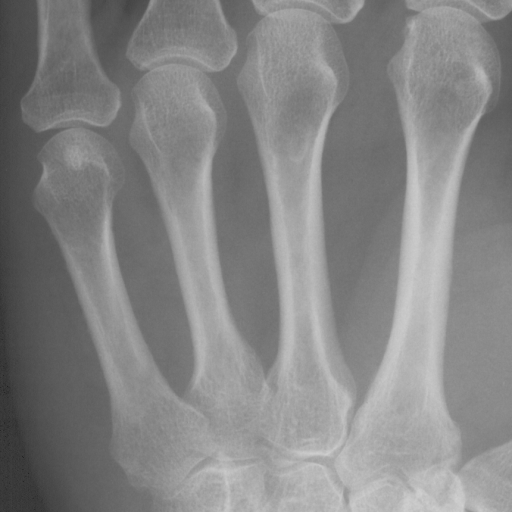
#> input picture Exercise1/data/metacarpals.png, 512 x 512 px, found by its file name
$ python Ex1.py
#> lines starting #> are read from the running program, lines starting #| are printed output that depends on the picture
import numpy as np
from skimage import color, io, measure, img_as_ubyte
from skimage.measure import profile_line
from skimage.transform import rescale, resize
import matplotlib.pyplot as plt
import pydicom as dicom

#---------------Exercise 2----------------#


# Directory containing data and images
in_dir = "Exercise1/data/"

# X-ray image
im_name = "metacarpals.png"

# Read the image.
# Here the directory and the image name is concatenated
# by "+" to give the full path to the image.
im_org = io.imread(in_dir + im_name)
#> im_org is the input picture: shape (512, 512); min 32, max 208, mean 132.8

print(im_org.shape)
#| (512, 512)

print(im_org.dtype)
#| uint8


# [25 lines of commented-out code are left out]

plt.hist(im_org.ravel(), bins=256)
plt.title('Image histogram')
io.show()
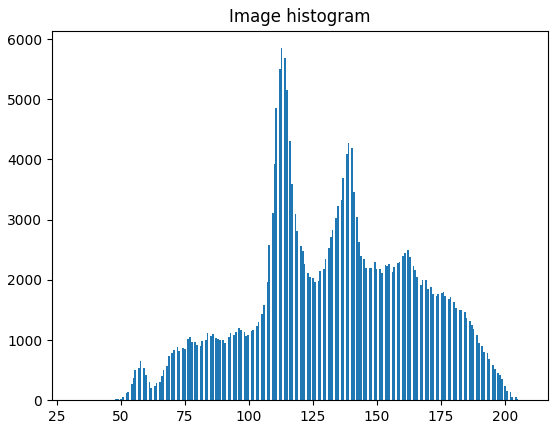
#> figure drawn by matplotlib, 1 panel; tallest bar 5848 high, from x = 112.4 to 113.1

# [20 lines of commented-out code are left out]

r = 100
c = 90
im_val = im_org[r, c]
#> im_val = 119
print(f"The pixel value at (r,c) = ({r}, {c}) is: {im_val}")
#| The pixel value at (r,c) = (100, 90) is: 119

# [22 lines of commented-out code are left out]

im_name2 = "ardeche.jpg"
im_col = io.imread(in_dir + im_name2)
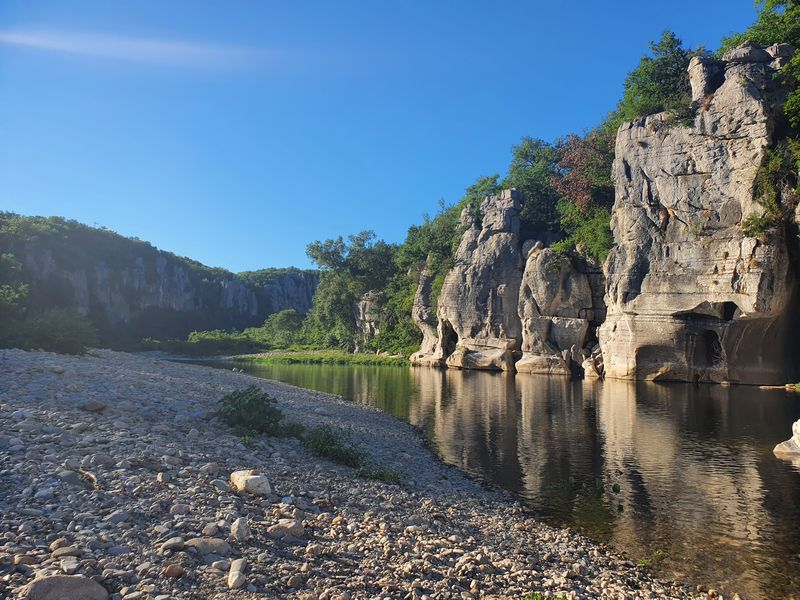
#> input picture Exercise1/data/ardeche.jpg, 800 x 600 px, found by its file name
#> im_col is the input picture: shape (600, 800, 3); mean R, G, B 94.1, 113.1, 129.5
io.imshow(im_col)
# io.show()
print(im_col.shape)
#| (600, 800, 3)

print(im_col.dtype)
#| uint8


#---------------Exercise 13----------------#
r = 110
c = 90
im_col[:300, :]  =[0, 255, 0]
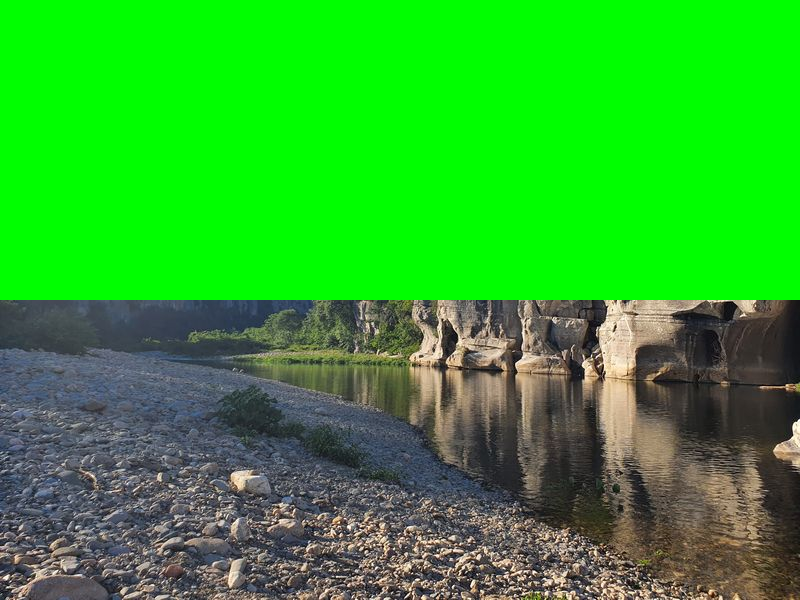
#> im_col: shape (600, 800, 3); mean R, G, B 45.9, 172.2, 42.6
# io.imshow(im_col)
# io.show()

#---------------Exercise 14----------------#
im_name3 = "Exercise1\photo.jpg"
im_me = io.imread(im_name3)
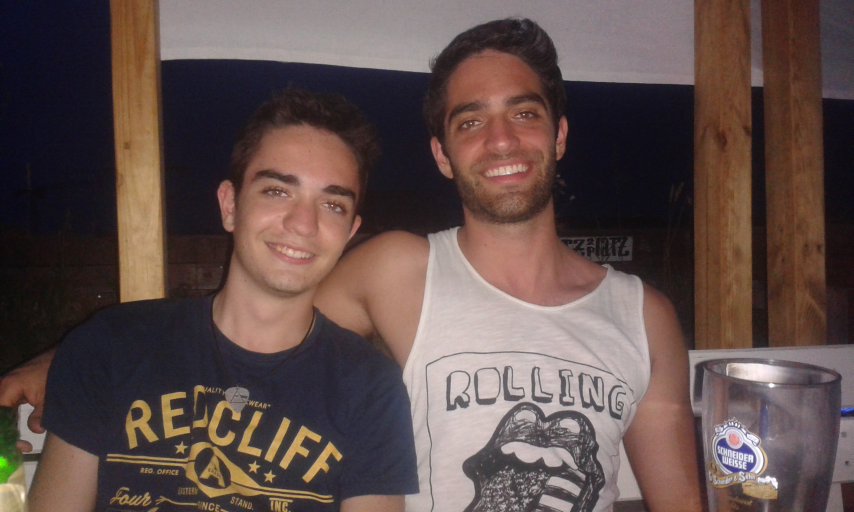
#> input picture Exercise1/photo.jpg, 2560 x 1536 px, found by its file name (shown at 1/3 size)
#> im_me is the input picture: shape (1536, 2560, 3); mean R, G, B 96.7, 78.5, 75.2
print("este es antes", im_me.shape)
#| este es antes (1536, 2560, 3)

# [23 lines of commented-out code are left out]

im_gray = color.rgb2gray(im_me)
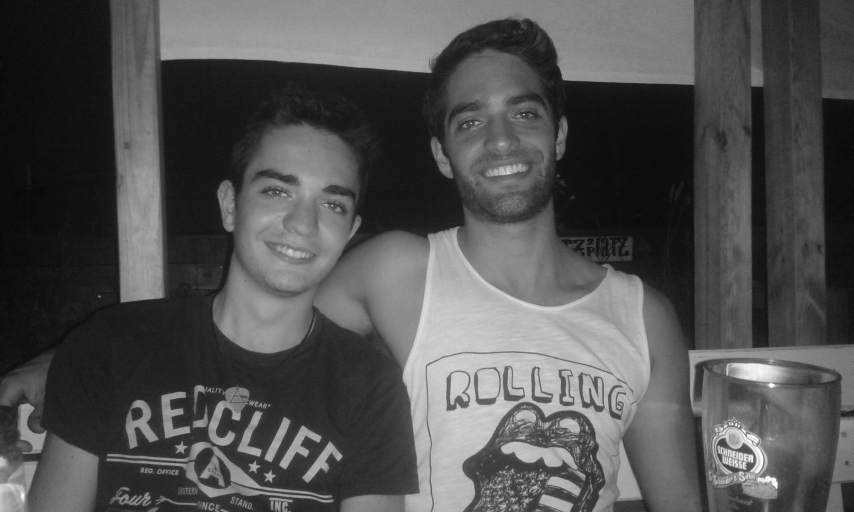
#> im_gray: shape (1536, 2560) float64 (shown at 1/3 size); min 0.00723, max 1, mean 0.322
print(im_gray.dtype)
#| float64
im_byte = img_as_ubyte(im_gray)
print(im_byte.dtype)
#| uint8

#---------------Exercise 17----------------#

# plt.hist(im_me.ravel(), bins=256)
# plt.title('Image histogram')
# io.show()

#---------------Exercise 18----------------#


#------------------------------------------#
            #COLOR CHANNELS#
#------------------------------------------#

# im_name4 = "Exercise1\data\DTUSign1.jpg"
# im_dtu = io.imread(im_name4)
# io.imshow(im_dtu)
# io.show()


# fig, axes = plt.subplots(1, 3, figsize = (8, 4))
# ax = axes.ravel()

# r_comp = im_dtu[:, :, 0]
# ax[0].imshow(r_comp)

# g_comp = im_dtu[:, :, 1]
# ax[1].imshow(g_comp)

# b_comp = im_dtu[:, :, 2]
# ax[2].imshow(b_comp)

# fig.tight_layout()
# plt.show()


#------------------------------------------#
            #SIMPLE IMAGE MANIPULATIONS#
#------------------------------------------#


#---------------Exercise 20----------------#

im_name4 = "Exercise1\data\DTUSign1.jpg"
#> (the run stopped early here; a loop or call above may not have finished)
